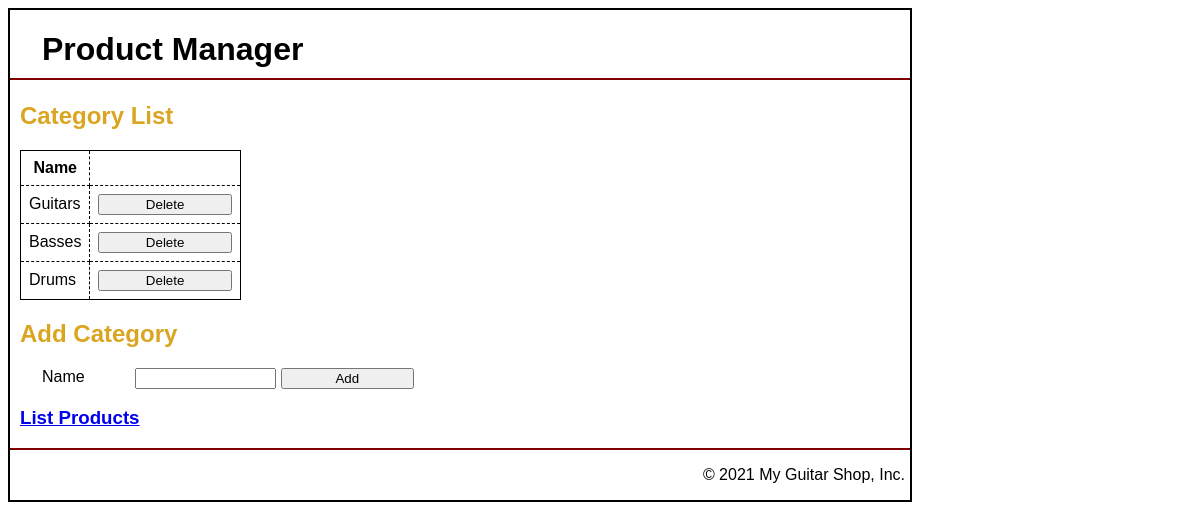
Page /category_list.php on the committed database.
### tables this page shows
CREATE TABLE `categories` (
  `categoryID` int(11) NOT NULL,
  `categoryName` varchar(255) NOT NULL
);

### category_list.php (the view, shortened to what this page needs)
<?php
require_once('database.php');
$queryAllCategories = 'SELECT * FROM categories ORDER BY categoryID';
$statement2 = $db->prepare($queryAllCategories);
$statement2->execute();
$categories = $statement2->fetchAll();
?>
<!DOCTYPE html>
<html lang="en">
<head>
    <link rel="stylesheet" type="text/css" href="main.css">
    <link rel="stylesheet" type="text/css" href="table.css">
    <link rel="stylesheet" type="text/css" href="category.css">
</head>
<body>
    <h1 class="title">Product Manager</h1>
    <h2 class="gold">Category List</h2>
    <table class="table">
        <thead>
            <tr>
                <th>Name</th>
                <th></th>
            </tr>
        </thead>
        <tbody>
            <?php foreach ($categories as $category) : ?>
                <form action="delete_category.php" method="post" id="category_list">
                    <tr>
                        <td>
                            <?php echo $category['categoryName']; ?>
                        </td>
                        <td>
                            <input type="submit" value="Delete">
                        </td>
                    </tr>
                </form>
            <?php endforeach; ?>
        </tbody>
    </table>
    <h2 class="gold">Add Category</h2>
    <form action="add_category.php" method="post" id="add_category_form">
        <label for="name">Name</label>
        <input type="text" name="name" id="name">
        <input type="submit" value="Add">
    </form>
    <a href="index.php"><h3>List Products</h3></a>
    <footer>
		<p>&copy; <?php echo date("Y"); ?> My Guitar Shop, Inc.</p>
	</footer>
</body>
</html>

### main.css (style rules this page uses)
body { width: 900px; border: 2px solid black; }
* { font-family: Arial, Helvetica, sans-serif; }
h1 { padding-left: 1em; font-style: bold; }
h2 { color: goldenrod; }
h1.title { border-bottom: 2px solid maroon; padding-bottom: 10px; }
label { float: left; text-align: left; width: 5.8em; margin-left: 2em; margin-bottom: 0em; }
input { margin-bottom: 0em; width: 10em; }
footer { border-top: 2px solid maroon; }
footer p { text-align: right; margin-right: 5px; }

### table.css (style rules this page uses)
table { border: 1px solid black; border-collapse: collapse; }
th, td { border: 1px dashed black; padding: 0.5em; }

### category.css (style rules this page uses)
h2, h3, table { margin-left: 10px; }

### rows in the picture
categories: categoryName "Guitars"
categories: categoryName "Basses"
categories: categoryName "Drums"
